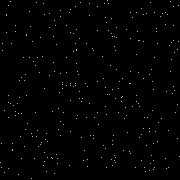
Frame 1 (no input)
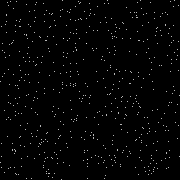
Frame 2 (the mouse pressed at the canvas centre, redrawn once)

The Processing sketch that drew these frames (run headless with seeded random() and noise(); the mouse was pressed at the canvas centre and the sketch redrawn once):

// Processing sketch: rand_points
// ── rand_points.pde
void setup() {
  size(180, 180);
  background(0);
  noLoop();
}

void draw() {
  for (int i = 0; i < 300; i++) {
    drawRandomPoint();
  }
  save("rand_points.png");
}

void drawRandomPoint() {
  float randomX = random(0, 1) * width;
  float randomY = random(0, 1) * height;
  point(randomX, randomY);
  stroke(255);
}
